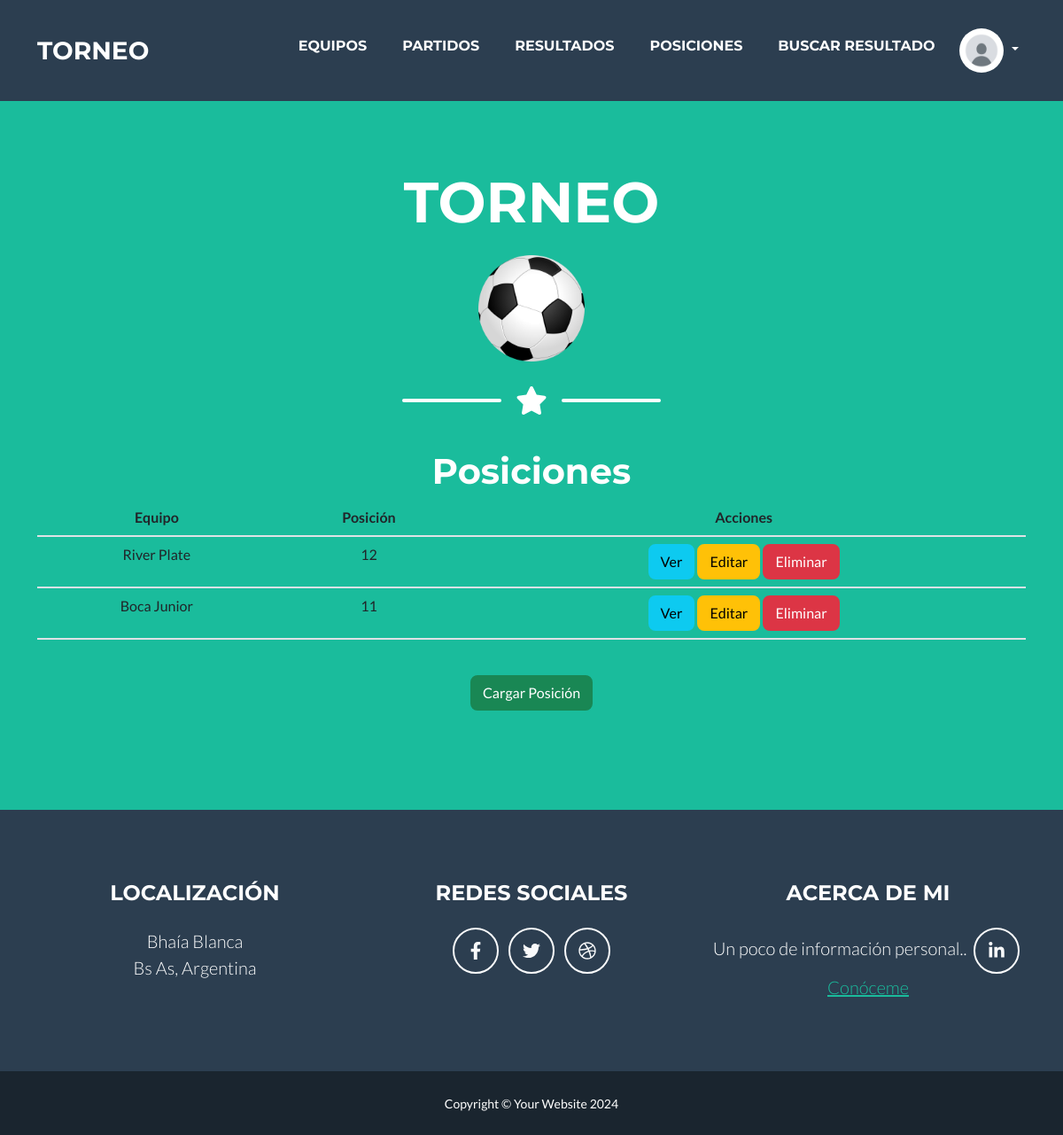
Page /App/posiciones/ on the earlier database version.
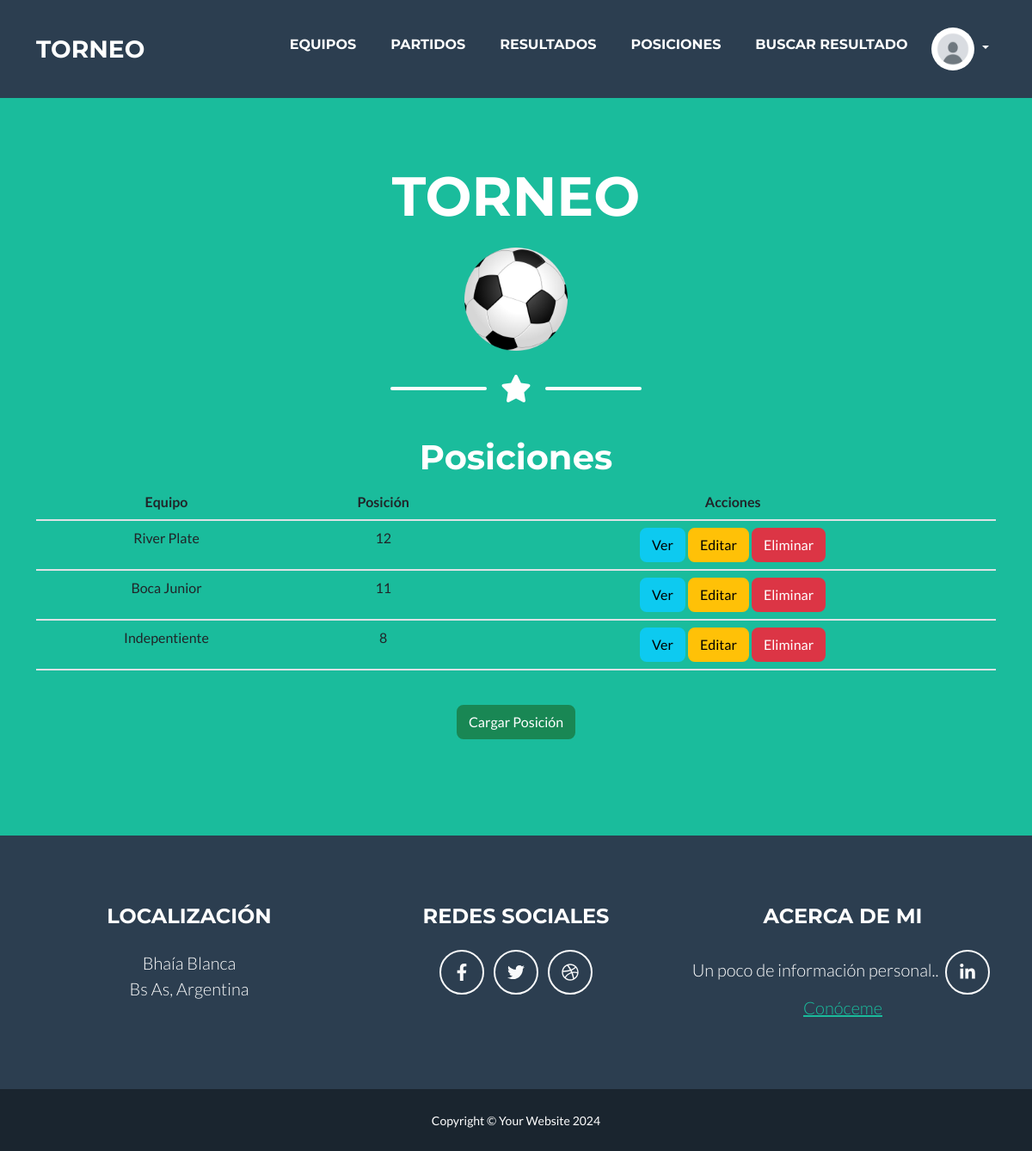
Same page on the later database version.
### App/models.py (models this page shows, shortened)
class Posiciones(models.Model):
    equipo = models.ForeignKey('Equipos', on_delete=models.SET_NULL, null=True)
    puntos = models.IntegerField()

class Equipos(models.Model):
    nombre = models.CharField(max_length=30)
    fechafundacion = models.DateField()

### App/views.py (the view)
# urls.py: path('posiciones/', PosicionListView.as_view(), name="posiciones"),
class PosicionListView(ListView):
    model = Posiciones
    context_object_name = "posiciones"
    template_name = "Posiciones/lista_de_posicion.html"

### App/templates/Posiciones/lista_de_posicion.html
{% extends "home.html" %}
{% block section %}
    <h1>Posiciones</h1>
    <table class="table">
        <thead>
            <tr>
                <th scope="col">Equipo</th>
                <th scope="col">Posición</th>
                <th scope="col">Acciones</th>
            </tr>
        </thead>
        <tbody>
            {% for posicion in posiciones %}
                <tr>
                    <td>{{ posicion.equipo.nombre }}</td>
                    <td>{{ posicion.puntos }}</td>
                    <td>
                        <a href="{% url 'ver_posicion' posicion.pk %}">
                            <button type="button" class="btn btn-info">Ver</button>
                        </a>
                        <a href="{% url 'actualizar_posicion' posicion.pk %}">
                            <button type="button" class="btn btn-warning">Editar</button>
                        </a>
                        <a href="{% url 'eliminar_posicion' posicion.pk %}">
                            <button type="button" class="btn btn-danger">Eliminar</button>
                        </a>
                    </td>
                </tr>
            {% endfor %}
        </tbody>
    </table>
    <br>
    <a href="{% url 'crear_posicion' %}">
        <button type="button" class="btn btn-success">Cargar Posición</button>
    </a>
{% endblock %}

Differences in the rows shown:
added Posiciones: equipo.nombre "Indepentiente", puntos "8"
